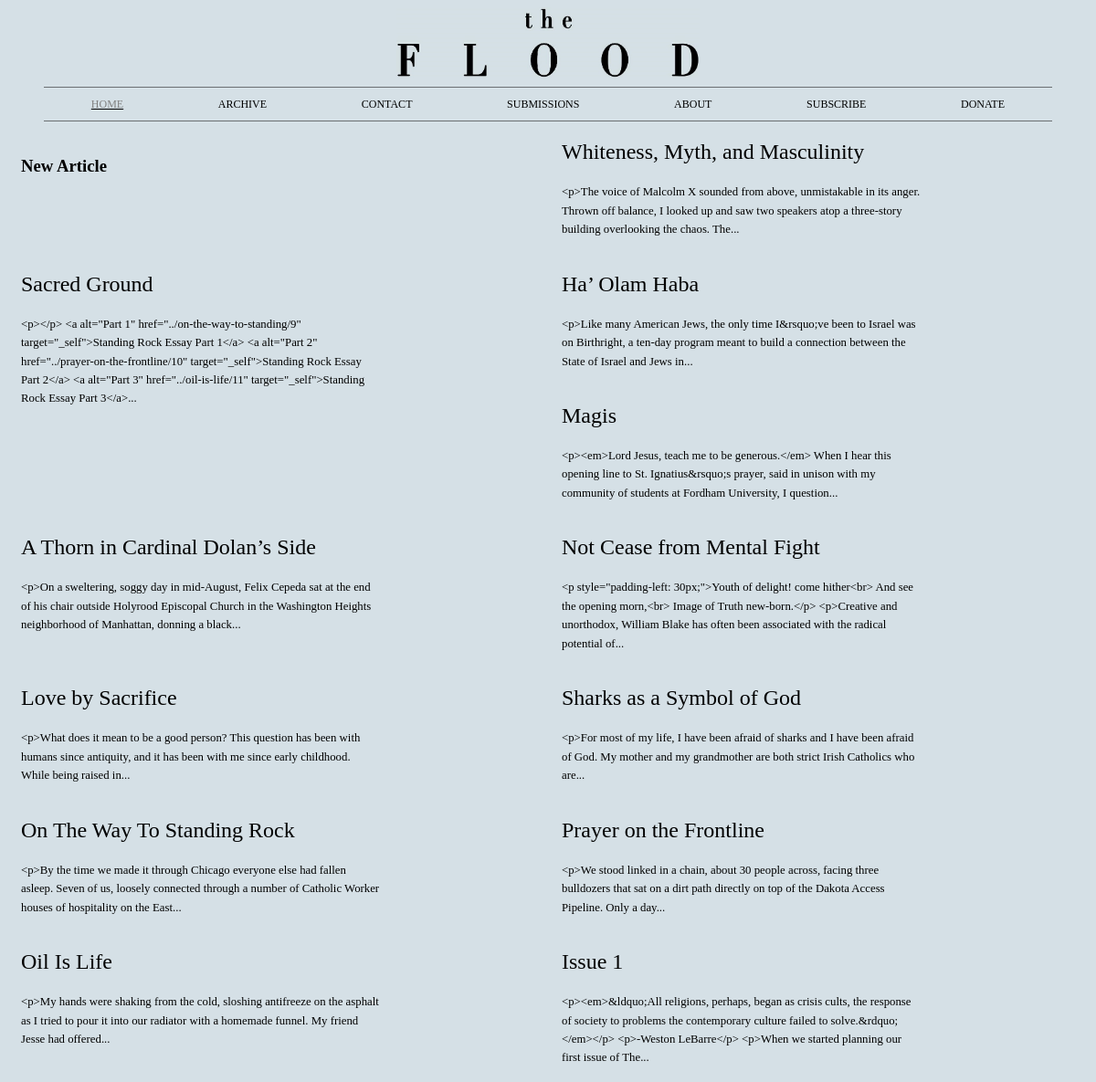
The page /edit/ (signed in) on the database its author committed.
### database_setup.py (models this page shows, shortened)
class Article(Base):
    __tablename__ = 'article'
    id = Column(Integer, primary_key=True)
    title = Column(String(1024), nullable=False)
    subtitle = Column(String(1024))
    publish_date = Column(Date, nullable=False, default=today)
    url_desc = Column(String(255), nullable=False)
    html_text = Column(String, nullable=False)
    on_home = Column(Boolean, default=False, index=True)
    featured = Column(Boolean, default=False)
    priority = Column(Integer)
    lead = Column(String)

### floodserver.py (the view)
@app.route('/edit/')
def showEditorHome():
    if not isEditorOrAdmin(login_session.get('role')):
        return redirect(url_for('showHome'))
    articles = session.query(Article).all()
    return render_template('edit.html', articles=articles)

### floodserver.py (called while the page is built)
def isEditorOrAdmin(role):
    if isAdmin(role):
        return True
    if role == EDITOR_ROLE:
        return True
    return False

def isAdmin(role):
    if role == ADMIN_ROLE:
        return True
    return False

### templates/edit.html (shortened to what this page needs)
<!DOCTYPE html>
<html lang="en">
<head>
  <link rel="stylesheet" href="{{url_for('static', filename='styles.css')}}">
  <link rel="stylesheet" href="{{url_for('static', filename='home.css')}}">
</head>
<body>
  {% include 'header.html' %}
  <article>
    <h3>
      <a href="{{url_for('newArticle')}}">New Article</a>
    </h3>
  </article>
  {% if not articles %}
    <p>
      The article list is empty.
    </p>
  {% else %}
    {% for article in articles %}
      <article>
        <a href="{{url_for('editArticle', article_id=article.id)}}">
          <h2>{{article.title}}</h2>
          <p class="authorAndDate">{{article.author}}</p>
          <p class="text">{{' '.join(article.html_text.split()[:30])}}...</p>
        </a>
      </article>
    {% endfor %}
  {% endif %}
</body>
</html>

### static/styles.css (style rules this page uses)
body * { display: flex; flex-wrap: wrap; }
body { background-color: rgb(213, 224, 230); font-family: 'Droid Serif', serif; }
p { display: block; }

### static/home.css (style rules this page uses)
article { width: 100%; float: left; }
article a { text-decoration-line: none; color: black; display: block; margin: 1em 15px; }
article a .text { font: 80%/1.6 'Droid Serif', serif; padding: 0; margin: 0; display: block; }
article a p { margin: 0; padding: 0; width: 100%; }
article a h2 { font: 150% 'Droid Serif', serif; padding: 4px 0; margin: 0; }
article a .authorAndDate { font: 70% 'Droid Serif', serif; padding: 8px 0; margin: 0; }
@media screen and (min-width: 600px) { article { width: 50%; } }
@media screen and (min-width: 600px) { article a .text { max-width: 70%; margin: 0 auto 0 0; } }

### rows shown on the page
Article: title "Whiteness, Myth, and Masculinity", html_text "<p>The voice of Malcolm X sounded from above, unmistakable in its anger. Thrown off balance, I looked up and saw two speakers atop a three-story building overlooking the chaos. The"
Article: title "Sacred Ground", html_text "<p></p> <a alt=\"Part 1\" href=\"../on-the-way-to-standing/9\" target=\"_self\">Standing Rock Essay Part 1</a> <a alt=\"Part 2\" href=\"../prayer-on-the-frontline/10\" target=\"_self\">Standing Rock Essay Part 2</a> <a alt=\"Part 3\" href=\"../oil-is-life/11\" target=\"_self\">Standing Rock Essay Part 3</a>"
Article: title "Ha’ Olam Haba", html_text "<p>Like many American Jews, the only time I&rsquo;ve been to Israel was on Birthright, a ten-day program meant to build a connection between the State of Israel and Jews in"
Article: title "Magis", html_text "<p><em>Lord Jesus, teach me to be generous.</em> When I hear this opening line to St. Ignatius&rsquo;s prayer, said in unison with my community of students at Fordham University, I question"
Article: title "A Thorn in Cardinal Dolan’s Side", html_text "<p>On a sweltering, soggy day in mid-August, Felix Cepeda sat at the end of his chair outside Holyrood Episcopal Church in the Washington Heights neighborhood of Manhattan, donning a black"
Article: title "Not Cease from Mental Fight", html_text "<p style=\"padding-left: 30px;\">Youth of delight! come hither<br> And see the opening morn,<br> Image of Truth new-born.</p> <p>Creative and unorthodox, William Blake has often been associated with the radical potential of"
Article: title "Love by Sacrifice", html_text "<p>What does it mean to be a good person? This question has been with humans since antiquity, and it has been with me since early childhood. While being raised in"
Article: title "Sharks as a Symbol of God", html_text "<p>For most of my life, I have been afraid of sharks and I have been afraid of God. My mother and my grandmother are both strict Irish Catholics who are"
Article: title "On The Way To Standing Rock", html_text "<p>By the time we made it through Chicago everyone else had fallen asleep. Seven of us, loosely connected through a number of Catholic Worker houses of hospitality on the East"
Article: title "Prayer on the Frontline", html_text "<p>We stood linked in a chain, about 30 people across, facing three bulldozers that sat on a dirt path directly on top of the Dakota Access Pipeline. Only a day"
Article: title "Oil Is Life", html_text "<p>My hands were shaking from the cold, sloshing antifreeze on the asphalt as I tried to pour it into our radiator with a homemade funnel. My friend Jesse had offered"
Article: title "Issue 1", html_text "<p><em>&ldquo;All religions, perhaps, began as crisis cults, the response of society to problems the contemporary culture failed to solve.&rdquo;</em></p> <p>-Weston LeBarre</p> <p>When we started planning our first issue of The"
